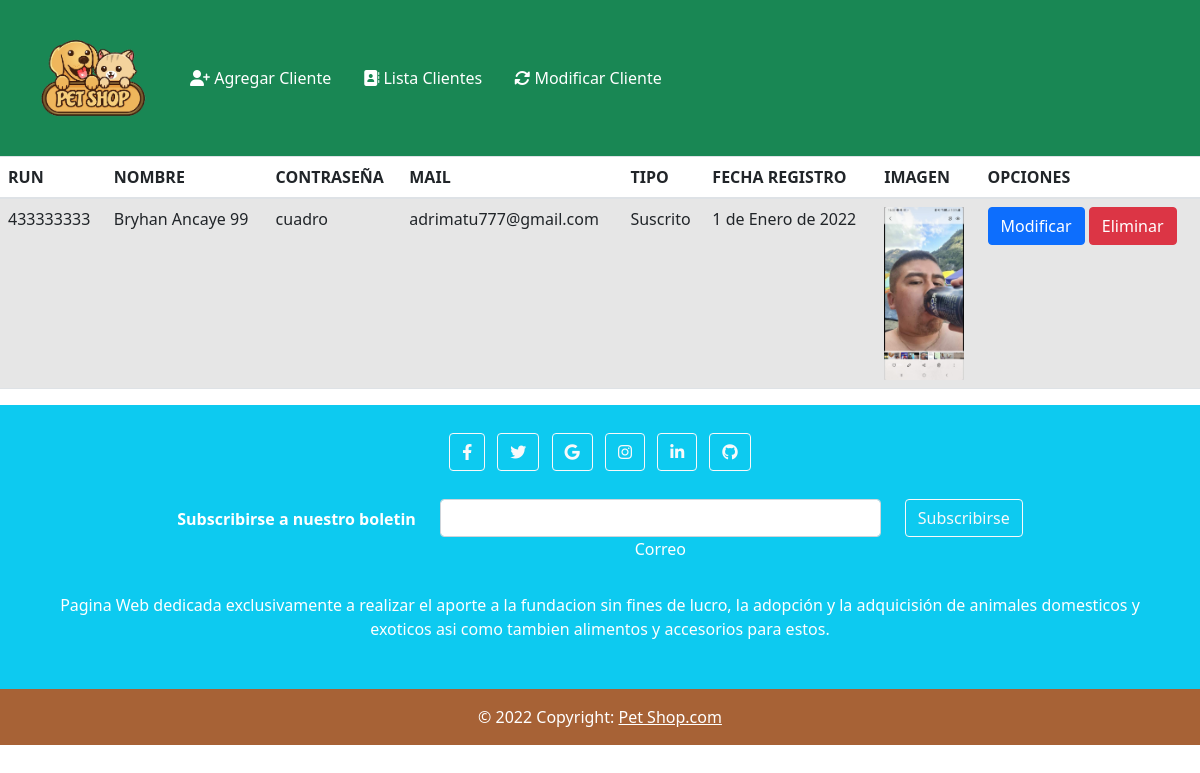
/listar_cliente/, run on an earlier commit of the app's database.
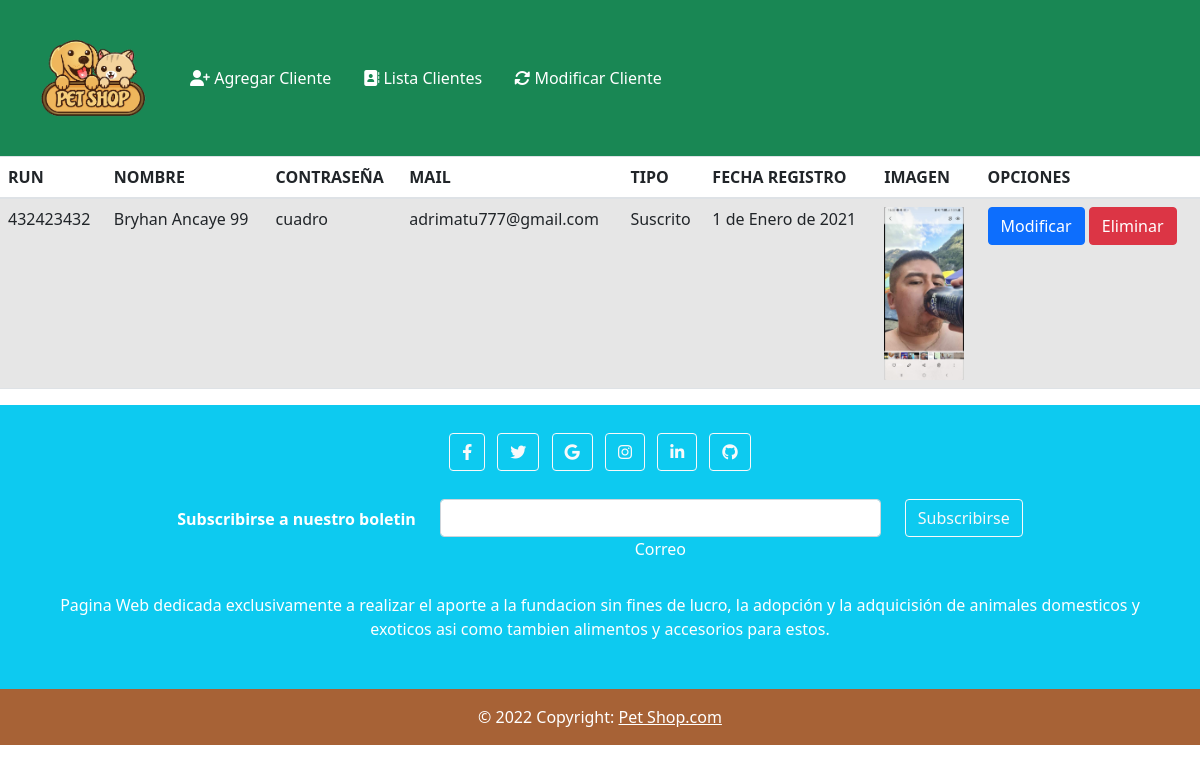
And on a later commit of the database.
### app/models.py (models this page shows, shortened)
class Cliente(models.Model):
    run = models.CharField(null=False,primary_key=True,max_length=9)
    nombre = models.CharField(max_length=20)
    contraseña = models.CharField(max_length=20)
    mail = models.CharField(max_length=35)
    tipo = models.ForeignKey(TipoCliente,on_delete=models.CASCADE)
    imagen = models.ImageField(upload_to="clientes", null=True)
    fecha_registro = models.DateField()
    class Meta:
        db_table = 'db_cliente'

class TipoCliente(models.Model):
    tipo = models.CharField(max_length=20)
    def __str__(self):
        return self.tipo
    class Meta:
        db_table = 'db_tipo_cliente'

### app/views.py (the view)
# urls.py: path('listar_cliente/', listar_cliente ,name="listar_cliente"),
def listar_cliente(request):
    clientesAll = Cliente.objects.all()
    datos = {
        'listaCliente': clientesAll
    }
    return render(request,'app/clientes/listar_cliente.html',datos)

### app/templates/app/clientes/listar_cliente.html
{% extends 'app/modelocliente.html' %}
{% load static %}
{% block contenido %}
<table class="table table-striped table-condensed">
    <thead>
        <tr>
            <th>RUN</th>
            <th>NOMBRE</th>
            <th>CONTRASEÑA</th>
            <th>MAIL</th>
            <th>TIPO</th>
            <th>FECHA REGISTRO</th>
            <th>IMAGEN</th>
            <th>OPCIONES</th>
        </tr>
    </thead>
        <TBody>
            {% for aux in listaCliente %}
            <tr>
                <td>{{ aux.run }}</td>
                <td>{{ aux.nombre }}</td>
                <td>{{ aux.contraseña }}</td>
                <td>{{ aux.mail }}</td>
                <td>{{ aux.tipo }}</td>
                <td>{{ aux.fecha_registro }}</td>
                <td>
                    {% if aux.imagen %}
                    <img src="{{ aux.imagen.url }}" alt="" width="80">
                    {% endif %}
                </td>
                <td>
                    <a href="{% url 'modificar_cliente' aux.run%}" class="btn btn-primary">Modificar</a>
                    <a onclick="confirmDeletecli ({{ aux.run }})" class="btn btn-danger">Eliminar</a>
                </td>
            </tr>
            {% endfor %}
        </tbody>
</table>
{% endblock %}

### app/templates/app/modelocliente.html (shortened to what this page needs)
<!DOCTYPE html>
<html lang="en">
{%load static%}
<head>
    <link rel="stylesheet" href="{%static 'app/css/style.css' %} ">
    <link rel="stylesheet" href="https://cdnjs.cloudflare.com/ajax/libs/font-awesome/6.1.1/css/all.min.css">
    <link rel="stylesheet" href="https://cdn.jsdelivr.net/npm/bootstrap@4.6.1/dist/css/bootstrap.min.css">
    <link href="https://cdn.jsdelivr.net/npm/bootstrap@5.1.3/dist/css/bootstrap.min.css" rel="stylesheet">
    <link rel="stylesheet" href="https://cdnjs.cloudflare.com/ajax/libs/limonte-sweetalert2/11.4.8/sweetalert2.css"
 />
</head>
<body>
    <nav class="navbar navbar-expand-sm bg-success navbar-dark">
        <div class="container-fluid">
            <a class="navbar-brand" href="{% url 'index' %}"><img src="{%static 'app/img/lindo-logo-tienda-mascotas-gato-perro_454510-56.fw.png' %}"
                    width="130" alt=""></a>
            <ul class="nav">
                <li class="nav-item">
                    <a class="nav-link text-white" href="{% url 'agregar_cliente' %}"><i class="fa-solid fa-user-plus"></i> Agregar Cliente</a>
                </li>
                <li class="nav-item">
                    <a class="nav-link text-white" href="{% url 'listar_cliente' %}"><i class="fa-solid fa-address-book"></i> Lista Clientes</a>
                </li>
                <div>
                    {% for aux in listaCliente %}
                <li class="nav-item">
                    <a class="nav-link text-white" href="{% url 'modificar_cliente' aux.run%}" ><i class="fa-solid fa-rotate"></i> Modificar Cliente</a>
                </li>
                {% endfor %}
             </div>
            </ul>
        </div>
    </nav>
    {% block contenido %}{% endblock %}
    <footer class="bg-info text-center text-white">
        <div class="container p-4">
            <section class="mb-4">
                <a class="btn btn-outline-light btn-floating m-1" href="https://www.facebook.com/petshop.cl"
                    role="button"><i class="fab fa-facebook-f"></i></a>
                <a class="btn btn-outline-light btn-floating m-1" href="#!" role="button"><i
                        class="fab fa-twitter"></i></a>
                <a class="btn btn-outline-light btn-floating m-1" href="#!" role="button"><i
                        class="fab fa-google"></i></a>
                <a class="btn btn-outline-light btn-floating m-1"
                    href="https://www.instagram.com/fundacionanimalia/?hl=es" role="button"><i
                        class="fab fa-instagram"></i></a>
                <a class="btn btn-outline-light btn-floating m-1"
                    href="https://www.linkedin.com/in/jose-agurto-8165aa223/" role="button"><i
                        class="fab fa-linkedin-in"></i></a>
                <a class="btn btn-outline-light btn-floating m-1"
                    href="https://github.com/Bryan747474/Caso/settings/access?guidance_task=" role="button"><i
                        class="fab fa-github"></i></a>
            </section>
            <section class="">
                <form action="">
                    <div class="row d-flex justify-content-center">
                        <div class="col-auto">
                            <p class="pt-2">
                                <strong>Subscribirse a nuestro boletin</strong>
                            </p>
                        </div>
                        <div class="col-md-5 col-12">
                            <div class="form-outline form-white mb-4">
                                <input type="email" id="form5Example21" class="form-control" />
                                <label class="form-label" for="form5Example21">Correo</label>
                            </div>
                        </div>
                        <div class="col-auto">
                            <button type="submit" class="btn btn-outline-light mb-4">
                                Subscribirse
                            </button>
                        </div>
                    </div>
                </form>
            </section>
            <section class="mb-4">
                <p>
                    Pagina Web dedicada exclusivamente a realizar el aporte a la fundacion sin fines de lucro, la adopción y la adquicisión de animales domesticos y exoticos
                    asi como tambien alimentos y accesorios para estos.
                </p>
            </section>
        </div>
        <div class="text-center p-3" style="background-color: rgb(167, 98, 54);">
            © 2022 Copyright:
            <a class="text-white" href="https://mdbootstrap.com/">Pet Shop.com</a>
        </div>
    </footer>
</body>
</html>

### app/static/app/css/style.css (style rules this page uses)
body { background-color: #eee }

What changed in the data, as far as the page shows it:
removed Cliente: run "433333333", nombre "Bryhan Ancaye 99", contraseña "cuadro", mail "adrimatu777@gmail.com", tipo "Suscrito", fecha_registro "1 de Enero de 2022", imagen (picture)
added Cliente: run "432423432", nombre "Bryhan Ancaye 99", contraseña "cuadro", mail "adrimatu777@gmail.com", tipo "Suscrito", fecha_registro "1 de Enero de 2021", imagen (picture)
